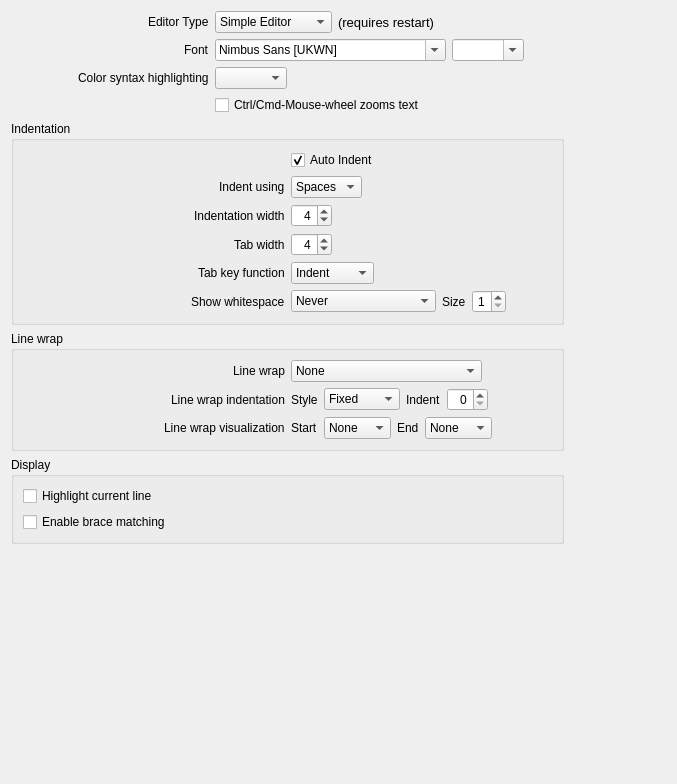
          <widget class="QWidget" name="scrollAreaWidgetContents_2">
           <property name="geometry">
            <rect>
             <x>0</x>
             <y>0</y>
             <width>677</width>
             <height>784</height>
            </rect>
           </property>
           <layout class="QGridLayout" name="gridLayout_5">
            <item row="0" column="0">
             <layout class="QGridLayout" name="gridLayout_9">
              <item row="0" column="0">
               <layout class="QHBoxLayout" name="horizontalLayout_27">
                <item>
                 <spacer name="horizontalSpacer_28">
                  <property name="orientation">
                   <enum>Qt::Horizontal</enum>
                  </property>
                  <property name="sizeType">
                   <enum>QSizePolicy::Expanding</enum>
                  </property>
                  <property name="sizeHint" stdset="0">
                   <size>
                    <width>30</width>
                    <height>20</height>
                   </size>
                  </property>
                 </spacer>
                </item>
                <item>
                 <widget class="QLabel" name="label_12">
                  <property name="text">
                   <string>Editor Type</string>
                  </property>
                 </widget>
                </item>
               </layout>
              </item>
              <item row="0" column="1">
               <layout class="QHBoxLayout" name="horizontalLayout_6">
                <item>
                 <widget class="QComboBox" name="editorType">
                  <item>
                   <property name="text">
                    <string>Simple Editor</string>
                   </property>
                  </item>
                  <item>
                   <property name="text">
                    <string>QScintilla Editor</string>
                   </property>
                  </item>
                 </widget>
                </item>
                <item>
                 <widget class="QLabel" name="label_13">
                  <property name="font">
                   <font>
                    <pointsize>10</pointsize>
                    <weight>50</weight>
                    <bold>false</bold>
                   </font>
                  </property>
                  <property name="text">
                   <string>(requires restart)</string>
                  </property>
                 </widget>
                </item>
                <item>
                 <spacer name="horizontalSpacer_7">
                  <property name="orientation">
                   <enum>Qt::Horizontal</enum>
                  </property>
                  <property name="sizeType">
                   <enum>QSizePolicy::Expanding</enum>
                  </property>
                  <property name="sizeHint" stdset="0">
                   <size>
                    <width>30</width>
                    <height>20</height>
                   </size>
                  </property>
                 </spacer>
                </item>
               </layout>
              </item>
              <item row="1" column="0">
               <layout class="QHBoxLayout" name="horizontalLayout_28">
                <item>
                 <spacer name="horizontalSpacer_29">
                  <property name="orientation">
                   <enum>Qt::Horizontal</enum>
                  </property>
                  <property name="sizeType">
                   <enum>QSizePolicy::Expanding</enum>
                  </property>
                  <property name="sizeHint" stdset="0">
                   <size>
                    <width>30</width>
                    <height>20</height>
                   </size>
                  </property>
                 </spacer>
                </item>
                <item>
                 <widget class="QLabel" name="label_3">
                  <property name="text">
                   <string>Font</string>
                  </property>
                  <property name="scaledContents">
                   <bool>false</bool>
                  </property>
                 </widget>
                </item>
               </layout>
              </item>
              <item row="1" column="1">
               <layout class="QHBoxLayout" name="horizontalLayout_5">
                <item>
                 <widget class="QFontComboBox" name="fontChooser">
                  <property name="currentFont">
                   <font>
                    <family>Nimbus Sans L</family>
                    <pointsize>12</pointsize>
                   </font>
                  </property>
                 </widget>
                </item>
                <item>
                 <widget class="QComboBox" name="fontSize">
                  <property name="editable">
                   <bool>true</bool>
                  </property>
                 </widget>
                </item>
                <item>
                 <spacer name="horizontalSpacer_5">
                  <property name="orientation">
                   <enum>Qt::Horizontal</enum>
                  </property>
                  <property name="sizeHint" stdset="0">
                   <size>
                    <width>40</width>
                    <height>20</height>
                   </size>
                  </property>
                 </spacer>
                </item>
               </layout>
              </item>
              <item row="2" column="0">
               <layout class="QHBoxLayout" name="horizontalLayout_29">
                <item>
                 <spacer name="horizontalSpacer_30">
                  <property name="orientation">
                   <enum>Qt::Horizontal</enum>
                  </property>
                  <property name="sizeType">
                   <enum>QSizePolicy::Expanding</enum>
                  </property>
                  <property name="sizeHint" stdset="0">
                   <size>
                    <width>30</width>
                    <height>20</height>
                   </size>
                  </property>
                 </spacer>
                </item>
                <item>
                 <widget class="QLabel" name="labelColorSyntaxHighlighting">
                  <property name="text">
                   <string>Color syntax highlighting</string>
                  </property>
                 </widget>
                </item>
               </layout>
              </item>
              <item row="3" column="0">
               <spacer name="horizontalSpacer_6">
                <property name="orientation">
                 <enum>Qt::Horizontal</enum>
                </property>
                <property name="sizeHint" stdset="0">
                 <size>
                  <width>198</width>
                  <height>20</height>
                 </size>
                </property>
               </spacer>
              </item>
              <item row="3" column="1">
               <widget class="QCheckBox" name="mouseWheelZoomBox">
                <property name="text">
                 <string>Ctrl/Cmd-Mouse-wheel zooms text</string>
                </property>
               </widget>
              </item>
              <item row="2" column="1">
               <layout class="QHBoxLayout" name="horizontalLayout_26">
                <item>
                 <widget class="QComboBox" name="syntaxHighlight">
                  <property name="sizePolicy">
                   <sizepolicy hsizetype="Preferred" vsizetype="Fixed">
                    <horstretch>0</horstretch>
                    <verstretch>0</verstretch>
                   </sizepolicy>
                  </property>
                 </widget>
                </item>
                <item>
                 <spacer name="horizontalSpacer_3">
                  <property name="orientation">
                   <enum>Qt::Horizontal</enum>
                  </property>
                  <property name="sizeType">
                   <enum>QSizePolicy::Expanding</enum>
                  </property>
                  <property name="sizeHint" stdset="0">
                   <size>
                    <width>30</width>
                    <height>20</height>
                   </size>
                  </property>
                 </spacer>
                </item>
               </layout>
              </item>
             </layout>
            </item>
            <item row="1" column="0">
             <widget class="QGroupBox" name="groupBoxIndentation">
              <property name="title">
               <string>Indentation</string>
              </property>
              <layout class="QGridLayout" name="gridLayout_3">
               <item row="2" column="1">
                <layout class="QHBoxLayout" name="horizontalLayout_16">
                 <item>
                  <widget class="QSpinBox" name="spinBoxIndentationWidth">
                   <property name="alignment">
                    <set>Qt::AlignRight|Qt::AlignTrailing|Qt::AlignVCenter</set>
                   </property>
                   <property name="maximum">
                    <number>99</number>
                   </property>
                   <property name="value">
                    <number>4</number>
                   </property>
                  </widget>
                 </item>
                 <item>
                  <spacer name="horizontalSpacer_11">
                   <property name="orientation">
                    <enum>Qt::Horizontal</enum>
                   </property>
                   <property name="sizeHint" stdset="0">
                    <size>
                     <width>40</width>
                     <height>20</height>
                    </size>
                   </property>
                  </spacer>
                 </item>
                </layout>
               </item>
               <item row="0" column="0">
                <spacer name="horizontalSpacer_13">
                 <property name="orientation">
                  <enum>Qt::Horizontal</enum>
                 </property>
                 <property name="sizeHint" stdset="0">
                  <size>
                   <width>223</width>
                   <height>20</height>
                  </size>
                 </property>
                </spacer>
               </item>
               <item row="0" column="1">
                <widget class="QCheckBox" name="checkBoxAutoIndent">
                 <property name="text">
                  <string>Auto Indent</string>
                 </property>
                 <property name="checked">
                  <bool>true</bool>
                 </property>
                </widget>
               </item>
               <item row="1" column="0">
                <layout class="QHBoxLayout" name="horizontalLayout_7">
                 <item>
                  <spacer name="horizontalSpacer_8">
                   <property name="orientation">
                    <enum>Qt::Horizontal</enum>
                   </property>
                   <property name="sizeHint" stdset="0">
                    <size>
                     <width>40</width>
                     <height>20</height>
                    </size>
                   </property>
                  </spacer>
                 </item>
                 <item>
                  <widget class="QLabel" name="label_10">
                   <property name="text">
                    <string>Indent using</string>
                   </property>
                  </widget>
                 </item>
                </layout>
               </item>
               <item row="1" column="1">
                <layout class="QHBoxLayout" name="horizontalLayout_15">
                 <item>
                  <widget class="QComboBox" name="comboBoxIndentUsing">
                   <item>
                    <property name="text">
                     <string>Spaces</string>
                    </property>
                   </item>
                   <item>
                    <property name="text">
                     <string>Tabs</string>
                    </property>
                   </item>
                  </widget>
                 </item>
                 <item>
                  <spacer name="horizontalSpacer_14">
                   <property name="orientation">
                    <enum>Qt::Horizontal</enum>
                   </property>
                   <property name="sizeHint" stdset="0">
                    <size>
                     <width>40</width>
                     <height>20</height>
                    </size>
                   </property>
                  </spacer>
                 </item>
                </layout>
               </item>
               <item row="2" column="0">
                <layout class="QHBoxLayout" name="horizontalLayout_8">
                 <item>
                  <spacer name="horizontalSpacer_15">
                   <property name="orientation">
                    <enum>Qt::Horizontal</enum>
                   </property>
                   <property name="sizeHint" stdset="0">
                    <size>
                     <width>40</width>
                     <height>20</height>
                    </size>
                   </property>
                  </spacer>
                 </item>
                 <item>
                  <widget class="QLabel" name="labelIndentationWidth">
                   <property name="text">
                    <string>Indentation width</string>
                   </property>
                  </widget>
                 </item>
                </layout>
               </item>
               <item row="3" column="0">
                <layout class="QHBoxLayout" name="horizontalLayout_12">
                 <item>
                  <spacer name="horizontalSpacer_16">
                   <property name="orientation">
                    <enum>Qt::Horizontal</enum>
                   </property>
                   <property name="sizeHint" stdset="0">
                    <size>
                     <width>40</width>
                     <height>20</height>
                    </size>
                   </property>
                  </spacer>
                 </item>
                 <item>
                  <widget class="QLabel" name="labelTabWidth">
                   <property name="text">
                    <string>Tab width</string>
                   </property>
                  </widget>
                 </item>
                </layout>
               </item>
               <item row="3" column="1">
                <layout class="QHBoxLayout" name="horizontalLayout_17">
                 <item>
                  <widget class="QSpinBox" name="spinBoxTabWidth">
                   <property name="alignment">
                    <set>Qt::AlignRight|Qt::AlignTrailing|Qt::AlignVCenter</set>
                   </property>
                   <property name="value">
                    <number>4</number>
                   </property>
                  </widget>
                 </item>
                 <item>
                  <spacer name="horizontalSpacer_17">
                   <property name="orientation">
                    <enum>Qt::Horizontal</enum>
                   </property>
                   <property name="sizeHint" stdset="0">
                    <size>
                     <width>40</width>
                     <height>20</height>
                    </size>
                   </property>
                  </spacer>
                 </item>
                </layout>
               </item>
               <item row="4" column="0">
                <layout class="QHBoxLayout" name="horizontalLayout_13">
                 <item>
                  <spacer name="horizontalSpacer_19">
                   <property name="orientation">
                    <enum>Qt::Horizontal</enum>
                   </property>
                   <property name="sizeHint" stdset="0">
                    <size>
                     <width>40</width>
                     <height>20</height>
                    </size>
                   </property>
                  </spacer>
                 </item>
                 <item>
                  <widget class="QLabel" name="label_9">
                   <property name="text">
                    <string>Tab key function</string>
                   </property>
                  </widget>
                 </item>
                </layout>
               </item>
               <item row="4" column="1">
                <layout class="QHBoxLayout" name="horizontalLayout_18">
                 <item>
                  <widget class="QComboBox" name="comboBoxTabKeyFunction">
                   <item>
                    <property name="text">
                     <string>Indent</string>
                    </property>
                   </item>
                   <item>
                    <property name="text">
                     <string>Insert Tab</string>
                    </property>
                   </item>
                  </widget>
                 </item>
                 <item>
                  <spacer name="horizontalSpacer_18">
                   <property name="orientation">
                    <enum>Qt::Horizontal</enum>
                   </property>
                   <property name="sizeHint" stdset="0">
                    <size>
                     <width>40</width>
                     <height>20</height>
                    </size>
                   </property>
                  </spacer>
                 </item>
                </layout>
               </item>
               <item row="5" column="0">
                <layout class="QHBoxLayout" name="horizontalLayout_14">
                 <item>
                  <spacer name="horizontalSpacer_20">
                   <property name="orientation">
                    <enum>Qt::Horizontal</enum>
                   </property>
                   <property name="sizeHint" stdset="0">
                    <size>
                     <width>40</width>
                     <height>20</height>
                    </size>
                   </property>
                  </spacer>
                 </item>
                 <item>
                  <widget class="QLabel" name="labelWhitespaces">
                   <property name="text">
                    <string>Show whitespace</string>
                   </property>
                  </widget>
                 </item>
                </layout>
               </item>
               <item row="5" column="1">
                <layout class="QHBoxLayout" name="horizontalLayout_19">
                 <item>
                  <widget class="QComboBox" name="comboBoxShowWhitespace">
                   <item>
                    <property name="text">
                     <string>Never</string>
                    </property>
                   </item>
                   <item>
                    <property name="text">
                     <string>Always</string>
                    </property>
                   </item>
                   <item>
                    <property name="text">
                     <string>Only after indentation</string>
                    </property>
                   </item>
                  </widget>
                 </item>
                 <item>
                  <widget class="QLabel" name="labelShowWhitespacesSize">
                   <property name="text">
                    <string>Size</string>
                   </property>
                  </widget>
                 </item>
                 <item>
                  <widget class="QSpinBox" name="spinBoxShowWhitespaceSize">
                   <property name="alignment">
                    <set>Qt::AlignRight|Qt::AlignTrailing|Qt::AlignVCenter</set>
                   </property>
                   <property name="minimum">
                    <number>1</number>
                   </property>
                   <property name="maximum">
                    <number>9</number>
                   </property>
                  </widget>
                 </item>
                 <item>
                  <spacer name="horizontalSpacer_21">
                   <property name="orientation">
                    <enum>Qt::Horizontal</enum>
                   </property>
                   <property name="sizeHint" stdset="0">
                    <size>
                     <width>40</width>
                     <height>20</height>
                    </size>
                   </property>
                  </spacer>
                 </item>
                </layout>
               </item>
              </layout>
             </widget>
            </item>
            <item row="3" column="0">
             <widget class="QGroupBox" name="groupBoxDisplay">
              <property name="title">
               <string>Display</string>
              </property>
              <layout class="QGridLayout" name="gridLayout">
               <item row="2" column="0">
                <widget class="QCheckBox" name="checkBoxEnableBraceMatching">
                 <property name="text">
                  <string>Enable brace matching</string>
                 </property>
                </widget>
               </item>
               <item row="1" column="0">
                <widget class="QCheckBox" name="checkBoxHighlightCurrentLine">
                 <property name="text">
                  <string>Highlight current line</string>
                 </property>
                </widget>
               </item>
              </layout>
             </widget>
            </item>
            <item row="4" column="0">
             <spacer name="verticalSpacer_2">
              <property name="orientation">
               <enum>Qt::Vertical</enum>
              </property>
              <property name="sizeHint" stdset="0">
               <size>
                <width>20</width>
                <height>40</height>
               </size>
              </property>
             </spacer>
            </item>
            <item row="2" column="0">
             <widget class="QGroupBox" name="groupBoxLineWrap">
              <property name="title">
               <string>Line wrap</string>
              </property>
              <layout class="QGridLayout" name="gridLayout_4">
               <item row="0" column="1">
                <layout class="QHBoxLayout" name="horizontalLayout_25">
                 <item>
                  <widget class="QComboBox" name="comboBoxLineWrap">
                   <item>
                    <property name="text">
                     <string>None</string>
                    </property>
                   </item>
                   <item>
                    <property name="text">
                     <string>Wrap at character boundaries</string>
                    </property>
                   </item>
                   <item>
                    <property name="text">
                     <string>Wrap at word boundaries</string>
                    </property>
                   </item>
                  </widget>
                 </item>
                 <item>
                  <spacer name="horizontalSpacer_25">
                   <property name="orientation">
                    <enum>Qt::Horizontal</enum>
                   </property>
                   <property name="sizeHint" stdset="0">
                    <size>
                     <width>40</width>
                     <height>20</height>
                    </size>
                   </property>
                  </spacer>
                 </item>
                </layout>
               </item>
               <item row="1" column="0">
                <layout class="QHBoxLayout" name="horizontalLayout_21">
                 <item>
                  <spacer name="horizontalSpacer_23">
                   <property name="orientation">
                    <enum>Qt::Horizontal</enum>
                   </property>
                   <property name="sizeHint" stdset="0">
                    <size>
                     <width>40</width>
                     <height>20</height>
                    </size>
                   </property>
                  </spacer>
                 </item>
                 <item>
                  <widget class="QLabel" name="labelLineWrapIndentation">
                   <property name="text">
                    <string>Line wrap indentation</string>
                   </property>
                  </widget>
                 </item>
                </layout>
               </item>
               <item row="2" column="0">
                <layout class="QHBoxLayout" name="horizontalLayout_22">
                 <item>
                  <spacer name="horizontalSpacer_24">
                   <property name="orientation">
                    <enum>Qt::Horizontal</enum>
                   </property>
                   <property name="sizeHint" stdset="0">
                    <size>
                     <width>40</width>
                     <height>20</height>
                    </size>
                   </property>
                  </spacer>
                 </item>
                 <item>
                  <widget class="QLabel" name="labelLineWrapVisualization">
                   <property name="text">
                    <string>Line wrap visualization</string>
                   </property>
                  </widget>
                 </item>
                </layout>
               </item>
               <item row="1" column="1">
                <layout class="QHBoxLayout" name="horizontalLayout_24">
                 <item>
                  <widget class="QLabel" name="labelLineWrapIndentationStyle">
                   <property name="text">
                    <string>Style</string>
                   </property>
                  </widget>
                 </item>
                 <item>
                  <widget class="QComboBox" name="comboBoxLineWrapIndentationStyle">
                   <item>
                    <property name="text">
                     <string>Fixed</string>
                    </property>
                   </item>
                   <item>
                    <property name="text">
                     <string>Same</string>
                    </property>
                   </item>
                   <item>
                    <property name="text">
                     <string>Indented</string>
                    </property>
                   </item>
                  </widget>
                 </item>
                 <item>
                  <widget class="QLabel" name="labelLineWrapIndentationIndent">
                   <property name="text">
                    <string>Indent</string>
                   </property>
                  </widget>
                 </item>
                 <item>
                  <widget class="QSpinBox" name="spinBoxLineWrapIndentationIndent">
                   <property name="alignment">
                    <set>Qt::AlignRight|Qt::AlignTrailing|Qt::AlignVCenter</set>
                   </property>
                  </widget>
                 </item>
                 <item>
                  <spacer name="horizontalSpacer_26">
                   <property name="orientation">
                    <enum>Qt::Horizontal</enum>
                   </property>
                   <property name="sizeHint" stdset="0">
                    <size>
                     <width>40</width>
                     <height>20</height>
                    </size>
                   </property>
                  </spacer>
                 </item>
                </layout>
               </item>
               <item row="2" column="1">
                <layout class="QHBoxLayout" name="horizontalLayout_23">
                 <item>
                  <widget class="QLabel" name="labelLineWrapVisualizationStart">
                   <property name="text">
                    <string>Start</string>
                   </property>
                  </widget>
                 </item>
                 <item>
                  <widget class="QComboBox" name="comboBoxLineWrapVisualizationStart">
                   <property name="sizePolicy">
                    <sizepolicy hsizetype="Expanding" vsizetype="Fixed">
                     <horstretch>0</horstretch>
                     <verstretch>0</verstretch>
                    </sizepolicy>
                   </property>
                   <item>
                    <property name="text">
                     <string>None</string>
                    </property>
                   </item>
                   <item>
                    <property name="text">
                     <string>Text</string>
                    </property>
                   </item>
                   <item>
                    <property name="text">
                     <string>Border</string>
                    </property>
                   </item>
                   <item>
                    <property name="text">
                     <string>Margin</string>
                    </property>
                   </item>
                  </widget>
                 </item>
                 <item>
                  <widget class="QLabel" name="labelLineWrapVisualizationEnd">
                   <property name="text">
                    <string>End</string>
                   </property>
                  </widget>
                 </item>
                 <item>
                  <widget class="QComboBox" name="comboBoxLineWrapVisualizationEnd">
                   <property name="sizePolicy">
                    <sizepolicy hsizetype="Expanding" vsizetype="Fixed">
                     <horstretch>0</horstretch>
                     <verstretch>0</verstretch>
                    </sizepolicy>
                   </property>
                   <item>
                    <property name="text">
                     <string>None</string>
                    </property>
                   </item>
                   <item>
                    <property name="text">
                     <string>Text</string>
                    </property>
                   </item>
                   <item>
                    <property name="text">
                     <string>Border</string>
                    </property>
                   </item>
                   <item>
                    <property name="text">
                     <string>Margin</string>
                    </property>
                   </item>
                  </widget>
                 </item>
                 <item>
                  <spacer name="horizontalSpacer_27">
                   <property name="orientation">
                    <enum>Qt::Horizontal</enum>
                   </property>
                   <property name="sizeHint" stdset="0">
                    <size>
                     <width>40</width>
                     <height>20</height>
                    </size>
                   </property>
                  </spacer>
                 </item>
                </layout>
               </item>
               <item row="0" column="0">
                <layout class="QHBoxLayout" name="horizontalLayout_20">
                 <item>
                  <spacer name="horizontalSpacer_22">
                   <property name="orientation">
                    <enum>Qt::Horizontal</enum>
                   </property>
                   <property name="sizeHint" stdset="0">
                    <size>
                     <width>40</width>
                     <height>20</height>
                    </size>
                   </property>
                  </spacer>
                 </item>
                 <item>
                  <widget class="QLabel" name="labelLineWrap">
                   <property name="text">
                    <string>Line wrap</string>
                   </property>
                  </widget>
                 </item>
                </layout>
               </item>
              </layout>
             </widget>
            </item>
            <item row="0" column="1">
             <spacer name="horizontalSpacer_4">
              <property name="orientation">
               <enum>Qt::Horizontal</enum>
              </property>
              <property name="sizeHint" stdset="0">
               <size>
                <width>40</width>
                <height>20</height>
               </size>
              </property>
             </spacer>
            </item>
           </layout>
          </widget>
